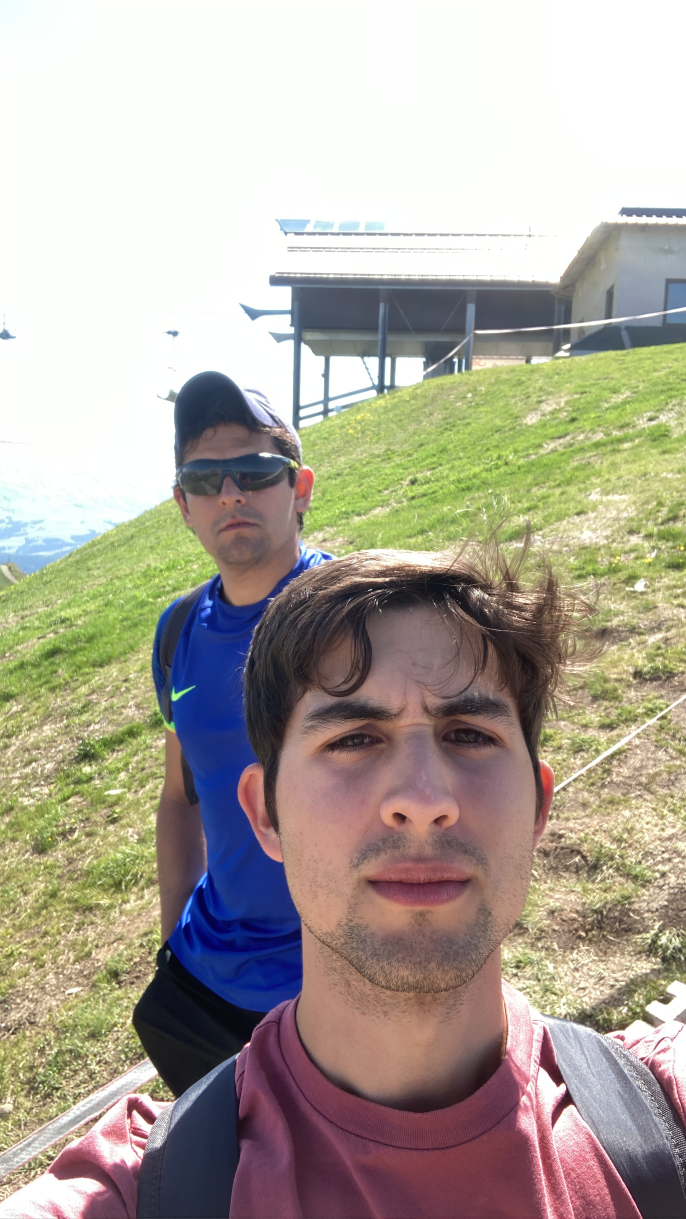
#> input picture uploaded_images/IMG_9834.JPG, 2058 x 3656 px, found by its file name (shown at 1/3 size)
$ python pixelizer_module.py
#> lines starting #> are read from the running program, lines starting #| are printed output that depends on the picture
### src/face_detector_module.py
import cv2
from pathlib import Path

class FaceDetector:
    def __init__(self):
        # Load pre-trained face detection model (you might need to adjust the path)
        self.face_cascade = cv2.CascadeClassifier(cv2.data.haarcascades + 'haarcascade_frontalface_default.xml')

    def detect_faces(self, image_path):
        """
        Detect faces in an image.

        Parameters:
        image_path (str): The path to the image file.

        Returns:
        list: A list of tuples containing the coordinates of the bounding boxes of detected faces.
        """
        # Read the image
        image = cv2.imread(image_path)
#> image is the input picture: shape (3656, 2058, 3); mean B, G, R 154.6, 166, 173.3

        if image is None:
            raise ValueError(f"Could not open or find the image: {image_path}")

        # Convert the image to gray scale
        gray = cv2.cvtColor(image, cv2.COLOR_BGR2GRAY)
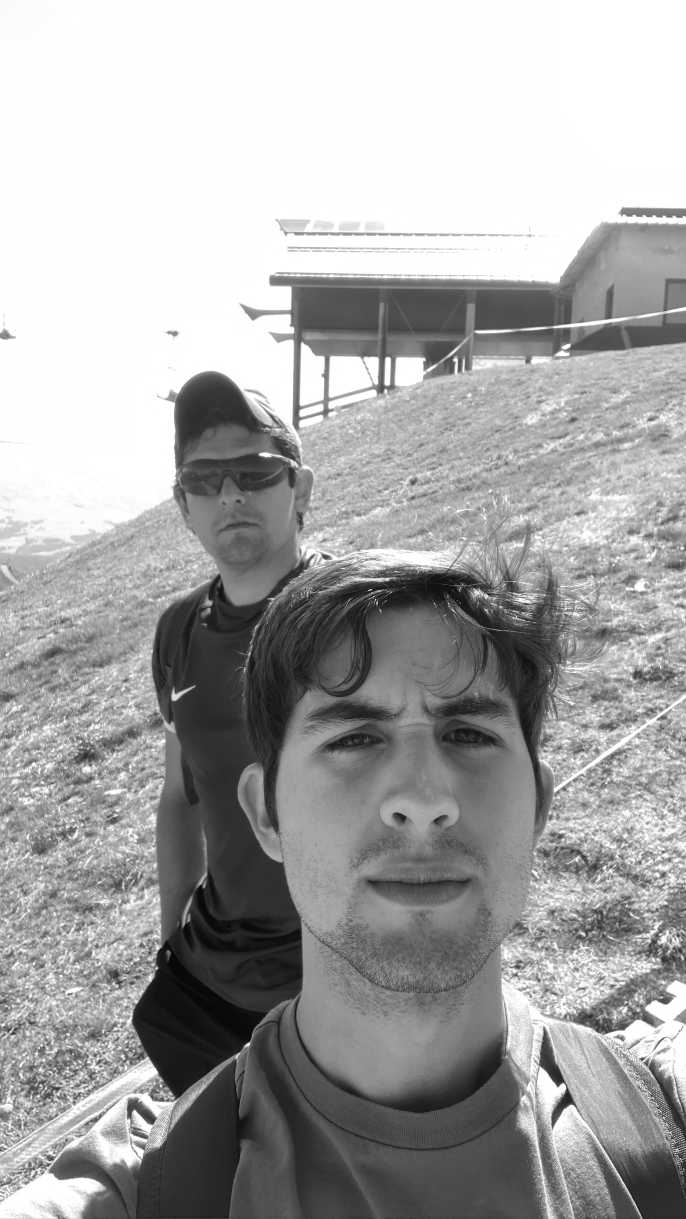
#> gray: shape (3656, 2058) (shown at 1/3 size); min 1, max 255, mean 166.9

        # Detect faces
        faces = self.face_cascade.detectMultiScale(gray, scaleFactor=1.1, minNeighbors=5, minSize=(50, 50))
#> faces = [[1658, 1050, 63, 63], [494, 1290, 403, 403], [759, 1862, 981, 981]]


        return faces

    # [26 lines left out: function draw_faces, not called in this run]

# Example usage
# [3 lines that do not run on import are left out]

### src/pixelizer_module.py
import cv2

class Pixelizer:
    def __init__(self):
        pass

    @staticmethod
    def pixelate_region(image, x, y, w, h, pixel_size=500):
        """
        Pixelates a region within an image.

        Parameters:
        image (numpy.ndarray): The input image.
        x (int): The x-coordinate of the top-left corner of the region to pixelate.
        y (int): The y-coordinate of the top-left corner of the region to pixelate.
        w (int): The width of the region to pixelate.
        h (int): The height of the region to pixelate.
        pixel_size (int): The size of the squares to use for pixelation. Larger values will result in more pixelation.

        Returns:
        numpy.ndarray: The image with the specified region pixelated.
        """
        # Crop the region to be pixelated
        region = image[y:y+h, x:x+w]

        # Downscale the region to reduce the number of pixels, then upscale it back to the original size
        region = cv2.resize(region, (w // pixel_size, h // pixel_size), interpolation=cv2.INTER_LINEAR)
        region = cv2.resize(region, (w, h), interpolation=cv2.INTER_NEAREST)

        # Replace the original region with the pixelated region
        image[y:y+h, x:x+w] = region

        return image

    def pixelate_faces(self, image_path, output_path, faces, pixel_size=10):
        """
        Pixelates the faces in an image and saves the result.

        Parameters:
        image_path (str): The path to the image file.
        output_path (str): The path to save the output image.
        faces (list): A list of tuples containing the coordinates of the bounding boxes of the faces.
        pixel_size (int): The size of the squares to use for pixelation.

        Returns:
        None
        """
        # Read the image
        image = cv2.imread(image_path)

        if image is None:
            raise ValueError(f"Could not open or find the image: {image_path}")

        # Pixelate each face in the image
        for (x, y, w, h) in faces:
            image = self.pixelate_region(image, x, y, w, h, pixel_size)

        # Save the result
        cv2.imwrite(output_path, image)

# Example usage
if __name__ == "__main__":
    from face_detector_module import FaceDetector

    # Initialize the face detector and pixelizer
    detector = FaceDetector()
    pixelizer = Pixelizer()

    # Define the paths
    image_path = "C:/Users/armil/Pictures/Dolomitas/IMG_9834.JPG"
    output_path = "output/pixelated_images/output_pixelize.jpg"

    # Detect faces and pixelate them
    faces = detector.detect_faces(image_path)
    pixelizer.pixelate_faces(image_path, output_path, faces, pixel_size=10)
#> the loop in pixelate_faces, `for (x, y, w, h) in faces:` made 3 passes
#> pass 1, in pixelate_region, `region = image[y:y+h, x:x+w]`:
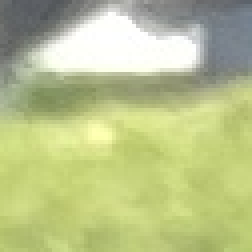
#> region: shape (63, 63, 3) (shown 4 times larger); mean B, G, R 139.8, 194.9, 185.9
#> pass 1, in pixelate_region, `region = cv2.resize(region, (w, h), interpolation=cv2.INTER_NEAREST)`:
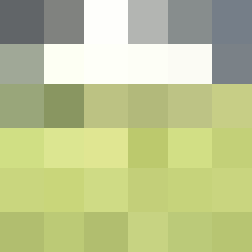
#> region: shape (63, 63, 3) (shown 4 times larger); mean B, G, R 143.8, 197.4, 188.6
#> pass 2, in pixelate_region (call 2), `region = image[y:y+h, x:x+w]`:
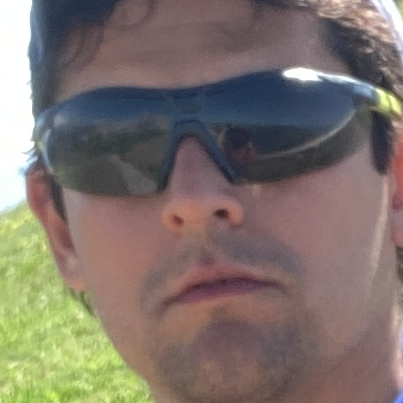
#> region: shape (403, 403, 3); mean B, G, R 107.5, 114.8, 126.3

$ run again, with uploaded_images/IMG_0001.JPG copied over uploaded_images/IMG_9834.JPG
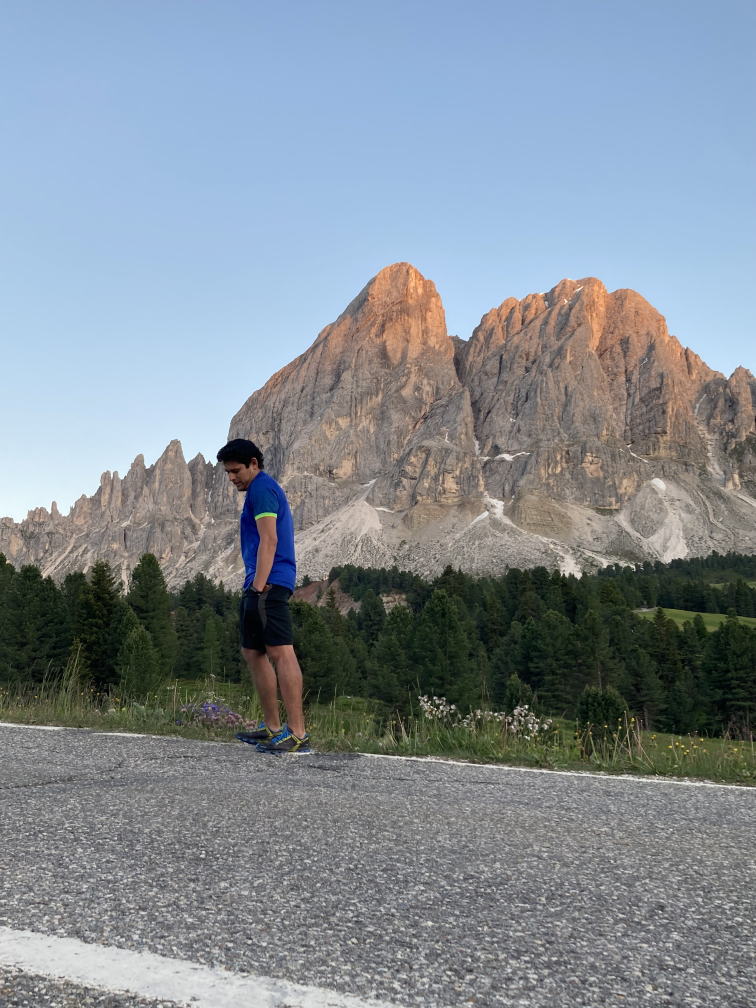
#> input picture uploaded_images/IMG_0001.JPG, 3024 x 4032 px, found by its file name (shown at 1/4 size)
#> in detect_faces, image is the input picture: shape (4032, 3024, 3); mean B, G, R 148.6, 140.1, 130.5
#> in detect_faces, `gray = cv2.cvtColor(image, cv2.COLOR_BGR2GRAY)`:
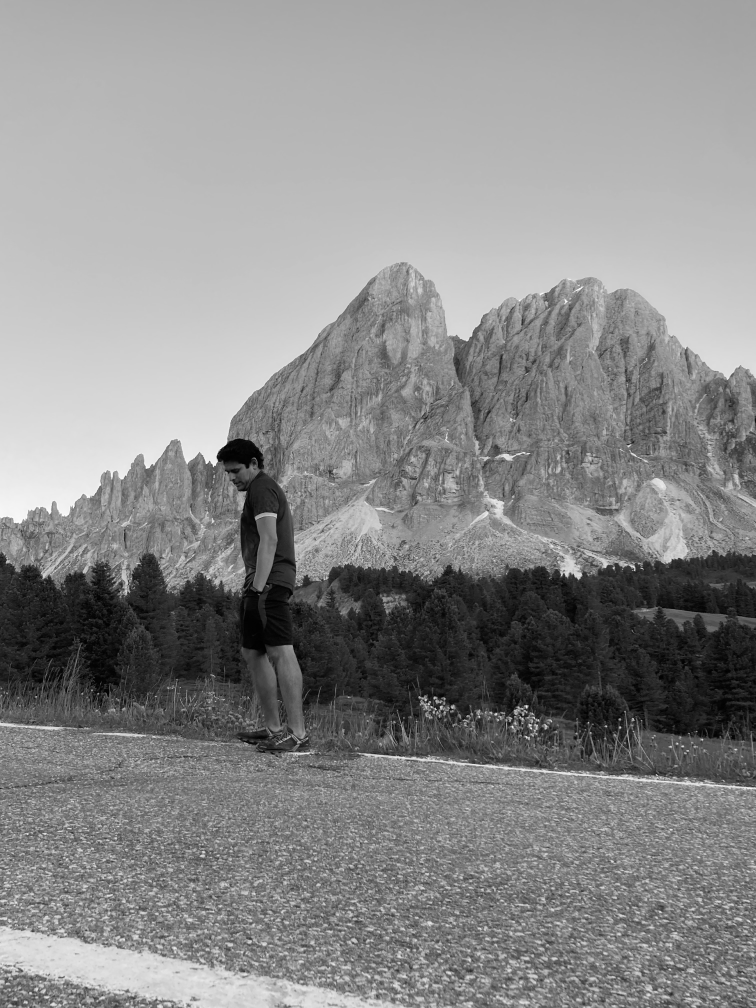
#> gray: shape (4032, 3024) (shown at 1/4 size); min 0, max 255, mean 138.2
#> in detect_faces, `faces = self.face_cascade.detectMultiScale(gray, scaleFactor=1.1, minN..`: faces = [[1810, 1368, 64, 64], [1185, 1482, 60, 60], [2809, 1614, 57, 57], [2049, 1921, 64, 64], [2721, 2131, 61, 61], [1523, 2387, 63, 63], [1545, 2129, 65, 65]]
#> the loop in pixelate_faces, `for (x, y, w, h) in faces:` made 7 passes
#> pass 2, in pixelate_region (call 2), `region = image[y:y+h, x:x+w]`:
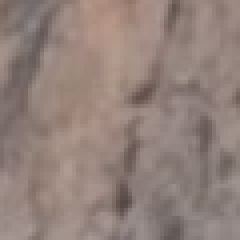
#> region: shape (60, 60, 3) (shown 4 times larger); mean B, G, R 122.2, 129.1, 146.3

$ run again, with uploaded_images/IMG_0009.JPG copied over uploaded_images/IMG_9834.JPG
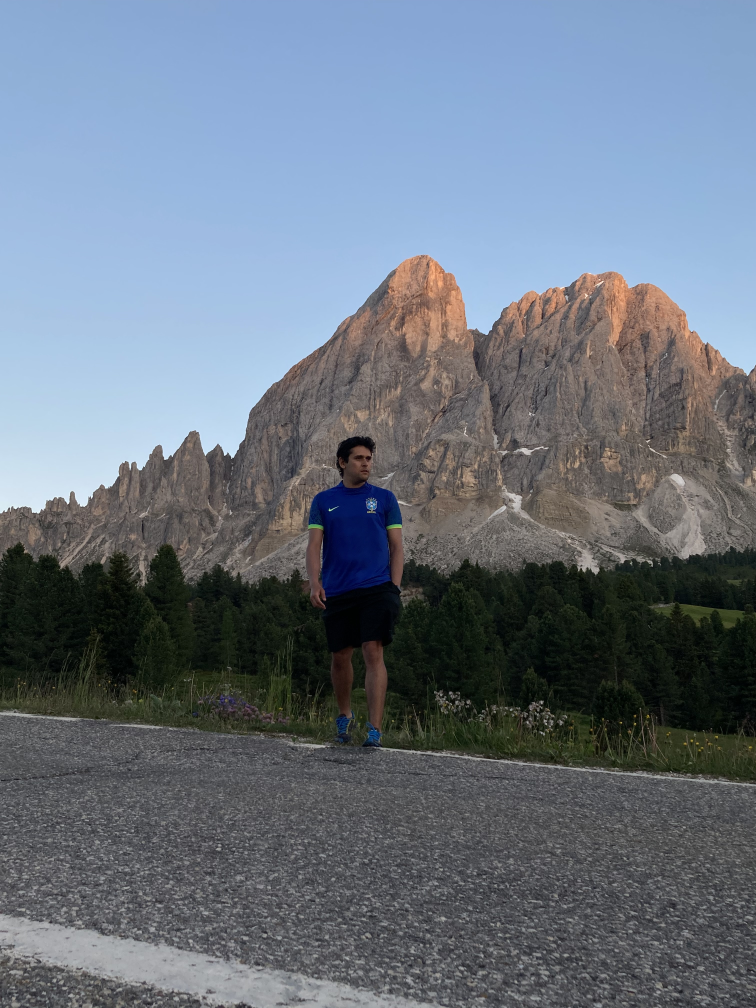
#> input picture uploaded_images/IMG_0009.JPG, 3024 x 4032 px, found by its file name (shown at 1/4 size)
#> in detect_faces, image is the input picture: shape (4032, 3024, 3); mean B, G, R 128.8, 116.4, 106.3
#> in detect_faces, `gray = cv2.cvtColor(image, cv2.COLOR_BGR2GRAY)`:
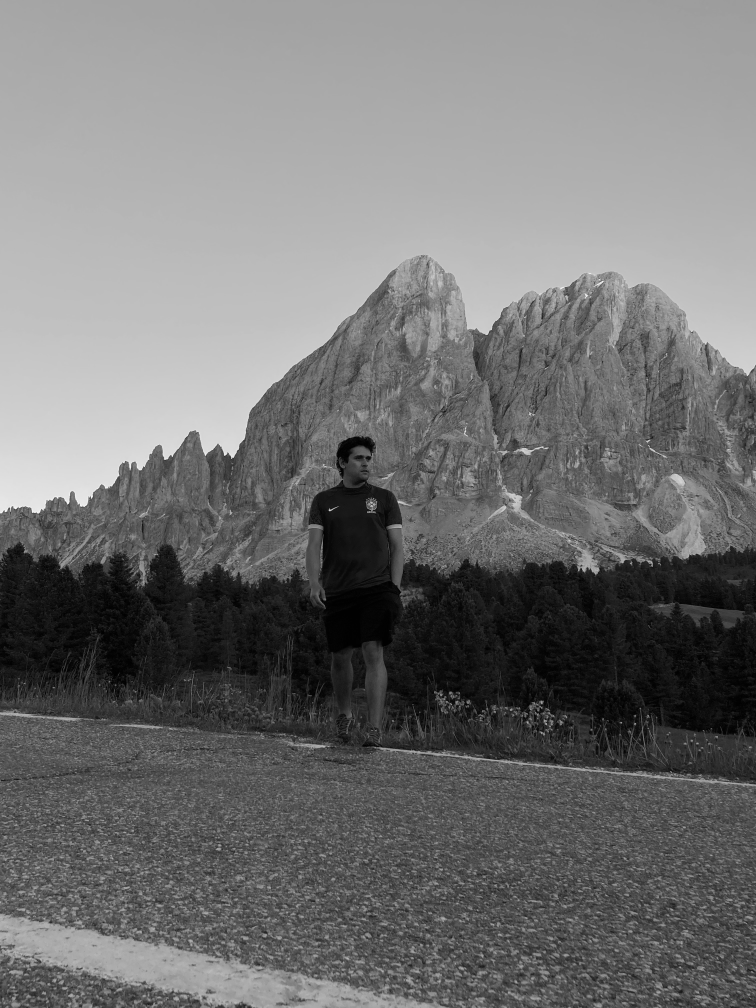
#> gray: shape (4032, 3024) (shown at 1/4 size); min 0, max 255, mean 114.8
#> in detect_faces, `faces = self.face_cascade.detectMultiScale(gray, scaleFactor=1.1, minN..`: faces = [[1711, 1296, 57, 57], [2568, 1385, 58, 58], [1260, 1452, 60, 60], [1774, 1816, 55, 55], [2409, 1653, 62, 62], [1591, 2361, 61, 61], [1399, 1789, 113, 113]]
#> the loop in pixelate_faces, `for (x, y, w, h) in faces:` made 7 passes
#> pass 2, in pixelate_region (call 2), `region = image[y:y+h, x:x+w]`:
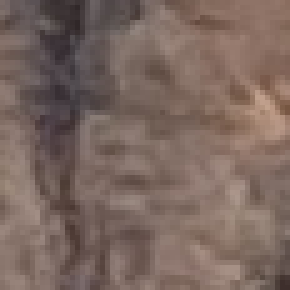
#> region: shape (58, 58, 3) (shown 5 times larger); mean B, G, R 95.5, 103.2, 122.9
